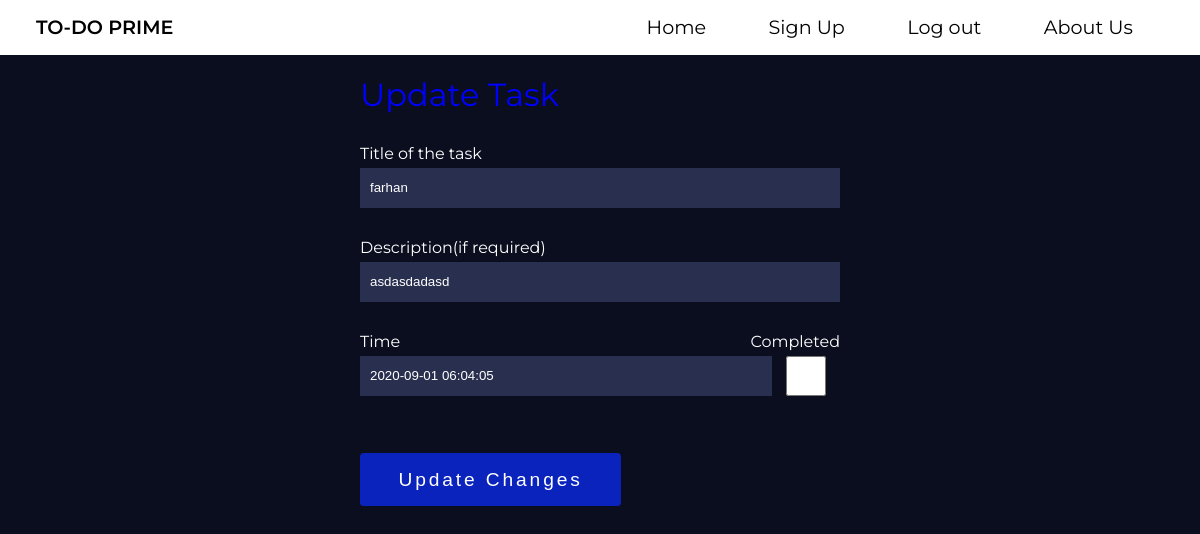
The app's page /task/13/update (signed in), older data.
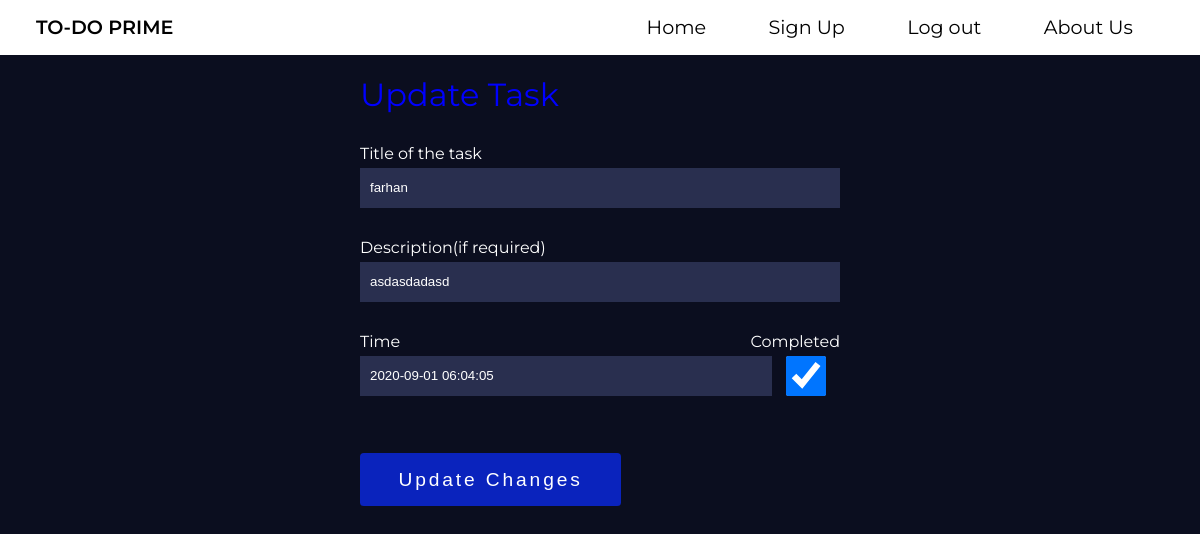
The same page, newer data.
### user/models.py (models this page shows, shortened)
class Todo(models.Model):
    author = models.ForeignKey(User,on_delete=models.CASCADE)
    title = models.CharField(max_length=30)
    description=models.CharField(max_length=200,blank=True,null=True)
    completed = models.BooleanField(default=False)
    tasked = models.DateTimeField(default=timezone.now)

### user/views.py (the view)
# urls.py: path('task/<str:pk>/update',views.update, name='update'),
@login_required()
def update(request,pk):
    sel_task = Todo.objects.get(id=pk)
    form = TodoForm(instance=sel_task)
    if request.method == 'POST':
        form = TodoForm(request.POST, instance=sel_task)
        if form.is_valid():
            form.save()
            return redirect(sel_task.get_absolute_url())
    return render(request, 'user/update.html', {'form':form})

### user/forms.py
class TodoForm(forms.ModelForm):
    class Meta:
        model = Todo
        fields= ['title','completed','description','tasked']

### user/templates/user/update.html (shortened to what this page needs)
{% extends 'user/base.html' %}
{% block content %}
<div class="update-container container" >
        <div class="form-container">
            <form action="" method="POST">
                <h5>Update Task</h5>
                    <p>Title of the task</p>
                    {{form.title}}
                    <p>Description(if required)</p>
                    {{form.description}}
                <div class="title-wrapper">
                    <p>Time</p>
                    <p>Completed</p>
                </div>
                <div class="check-wrapper">
                    {{form.tasked}}
                    {{form.completed}}
                </div>
                <input type="submit" value="Update Changes" class="signup">
            </form>
        </div>
    </div>
{% endblock %}

Row changes from the older to the newer data that the page shows:
changed Todo "farhan": completed "☐" → "☑"
